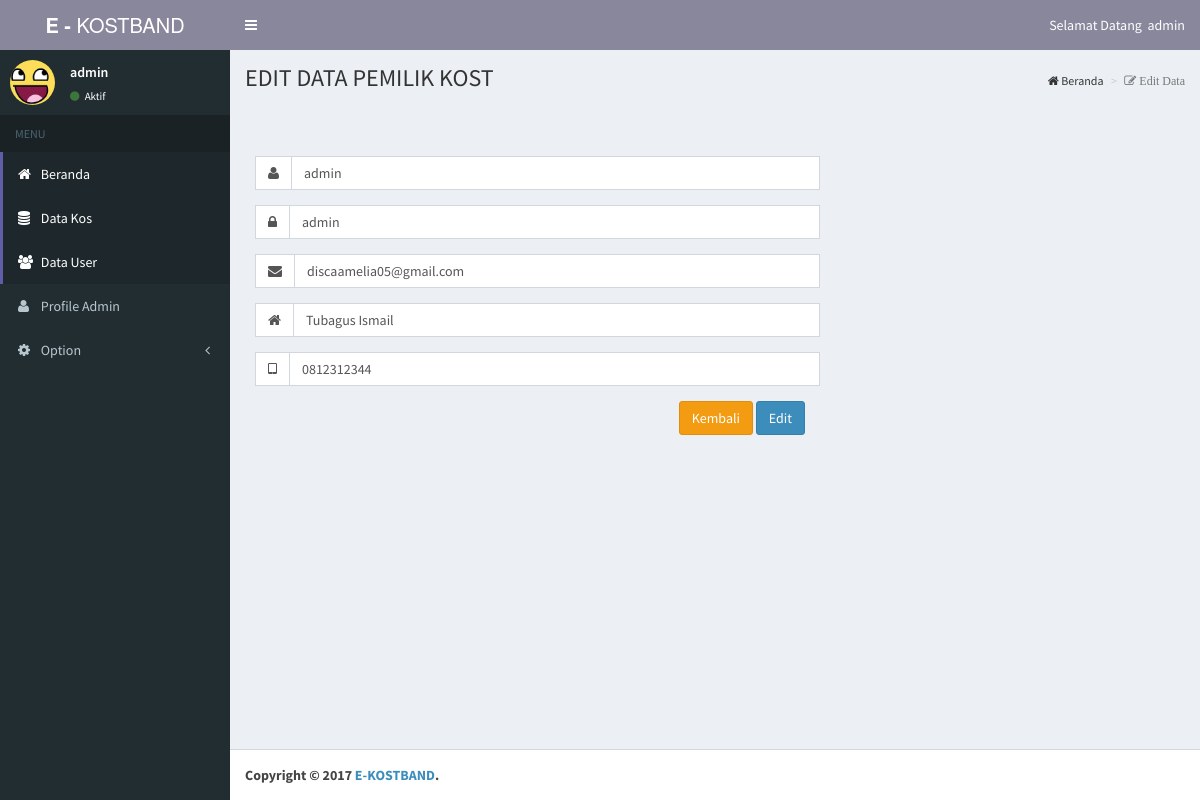
The app's page /admin/editdatauser.php?id_user=38 (signed in) with its own data.
### tables this page shows
CREATE TABLE IF NOT EXISTS `user` (
  `id_user` int(11) NOT NULL AUTO_INCREMENT,
  `nama` varchar(70) NOT NULL,
  `password` varchar(30) NOT NULL,
  `email` varchar(40) NOT NULL,
  `alamat` varchar(70) NOT NULL,
  `no_telp` varchar(11) DEFAULT NULL,
  `id_hakakses` int(2) NOT NULL,
  PRIMARY KEY (`id_user`)
);

### admin/fungsi/ekost.php (called while the page is built, shortened)
<?php
  function tampilperid($id){
    global $konek;
    $query = "SELECT * FROM user WHERE id_user = '$id'";
    $hasil = mysqli_query($konek, $query) or die('gagal query edit');
    return $hasil;
  }
 ?>

### admin/editdatauser.php (the view, shortened to what this page needs)
<?php
include('cekloginadmin.php');
include('ceksessionadmin.php');
include ('fungsi/koneksi.php');
include ('fungsi/ekost.php');
$id_user = $_GET['id_user'];
$tampil = tampilperid($id_user);
 ?>
<!DOCTYPE html>
<html>
<head>
  <link rel="stylesheet" href="bootstrap/css/bootstrap.min.css">
  <link rel="stylesheet" href="dist/font-awesome/css/font-awesome.min.css">
  <link rel="stylesheet" href="dist/css/AdminLTE.min.css">
  <link rel="stylesheet" href="dist/css/skins/skin-purple.min.css">
</head>
<body class="hold-transition skin-purple sidebar-mini">
  <div class="wrapper">
    <header class="main-header">
      <a href="adminhome.php" class="logo">
        <span class="logo-lg"><b>E -</b> KOSTBAND</span>
      </a>
      <nav class="navbar navbar-static-top" role="navigation">
        <a href="#" class="sidebar-toggle" data-toggle="offcanvas" role="button">
        </a>
        <div class="navbar-custom-menu">
          <ul class="nav navbar-nav">
            <li class="">
                 <a href="#" class="disabled" data-toggle="dropdown">
                   <span class="">Selamat Datang &nbsp;<?php echo $_SESSION['nama']; ?></span>
                 </a>
               </li>
             </ul>
        </div>
      </nav>
    </header>
    <aside class="main-sidebar">
      <section class="sidebar">
        <div class="user-panel">
          <div class="pull-left image">
            <img src="dist/img/asd.jpeg" class="img-circle" alt="User Image">
          </div>
          <div class="pull-left info">
            <p> <?php echo $_SESSION['nama']; ?> </p>
            <a href="#"><i class="fa fa-circle text-success"></i> Aktif</a>
          </div>
        </div>
        <ul class="sidebar-menu">
          <li class="header">MENU</li>
          <li class="active"><a href="adminhome.php"><i class="fa fa-home"></i> <span>Beranda</span></a></li>
          <li class="active"><a href="datakos.php"><i class="fa fa-database"></i> <span>Data Kos</span></a></li>
          <li class="active"><a href="datauser.php"><i class="fa fa-users"></i> <span>Data User</span></a></li>
          <li><a href="dataadmin.php"><i class="fa fa-user"></i> <span>Profile Admin</span></a></li>
          <li class="treeview">
            <a href="#"><i class="fa fa-gear"></i> <span>Option</span> <i class="fa fa-angle-left pull-right"></i></a>
          </li>
        </ul>
      </section>
    </aside>
  <div class="content-wrapper">
    <section class="content-header">
      <h1>
        EDIT DATA PEMILIK KOST
      </h1>
      <ol class="breadcrumb">
        <li class=""><i class="fa fa-home"></i> Beranda</li>
        <li class="active"><i class="fa fa-edit"> Edit Data</i></li>
      </ol>
    </section>
    <br><br>
    <?php while($res = mysqli_fetch_assoc($tampil)){  ?>
    <section class="content">
      <div class="container">
        <div class="row">
          <div class="col-md-6">
                  <form class="form-horizontal" action="" method="POST">
                    <div class="box-body">
                      <div class="form-group">
                        <div class="input-group">
                          <div class="input-group-addon">
                            <i class="fa fa-user"></i>
                          </div>
                          <input type="text" name="nama" class="form-control" placeholder="Nama" value="<?php echo $res['nama']; ?>">
                        </div>
                      </div>
                      <div class="form-group">
                        <div class="input-group">
                            <div class="input-group-addon">
                              <i class="fa fa-lock"></i>
                            </div>
                              <input type="text" name="password" class="form-control" placeholder="Password" value="<?php echo $res['password']; ?>">
                            </div>
                      </div>
                    <div class="form-group">
                      <div class="input-group">
                          <div class="input-group-addon">
                            <i class="fa fa-envelope"></i>
                          </div>
                            <input type="text" name="email" class="form-control" placeholder="Email" value="<?php echo $res['email']; ?>">
                          </div>
                    </div>
                    <div class="form-group">
                      <div class="input-group">
                          <div class="input-group-addon">
                            <i class="fa fa-home"></i>
                          </div>
                            <input type="text" name="alamat" class="form-control" placeholder="Alamat" value="<?php echo $res['alamat']; ?>">
                          </div>
                    </div>
                    <div class="form-group">
                      <div class="input-group">
                          <div class="input-group-addon">
                            <i class="fa fa-tablet"></i>
                          </div>
                            <input type="text" name="no_telp" class="form-control" placeholder="Nomor Telephone" value="<?php echo $res['no_telp']; ?>">
                          </div>
                    </div>
                      <div class="pull-right">
                        <a href="datauser.php" class="btn btn-warning">Kembali</a>
                        <input type="submit" name="submit" class="btn btn-primary" value="Edit">
                      </div>
                  </form>
        </div>
    </section>
  </div>
  <footer class="main-footer">
    <strong>Copyright &copy; 2017 <a href="#">E-KOSTBAND</a>.</strong>
  </footer>
</div>
</body>
</html>
<?php } ?>

### records on screen
user: nama "admin", password "admin", email "discaamelia05@gmail.com", alamat "Tubagus Ismail", no_telp "0812312344"

### other values on screen
$_SESSION['nama'] "admin"
